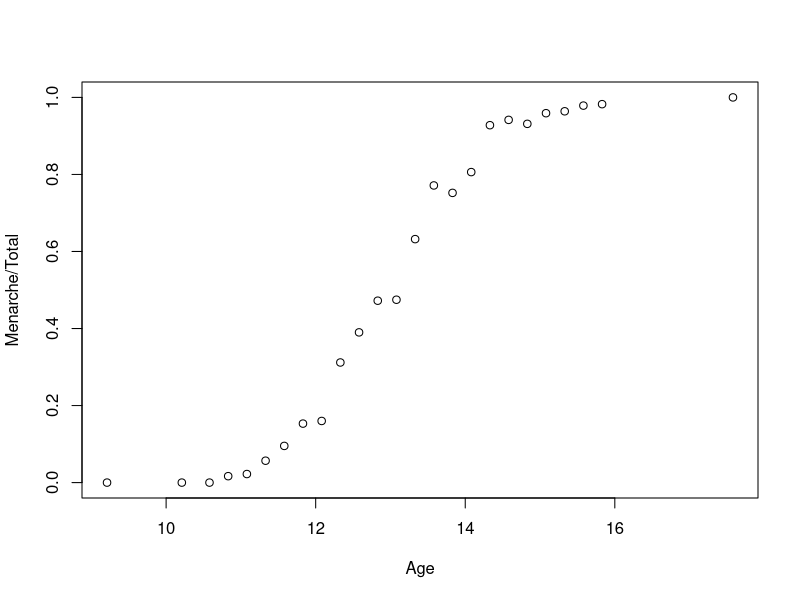
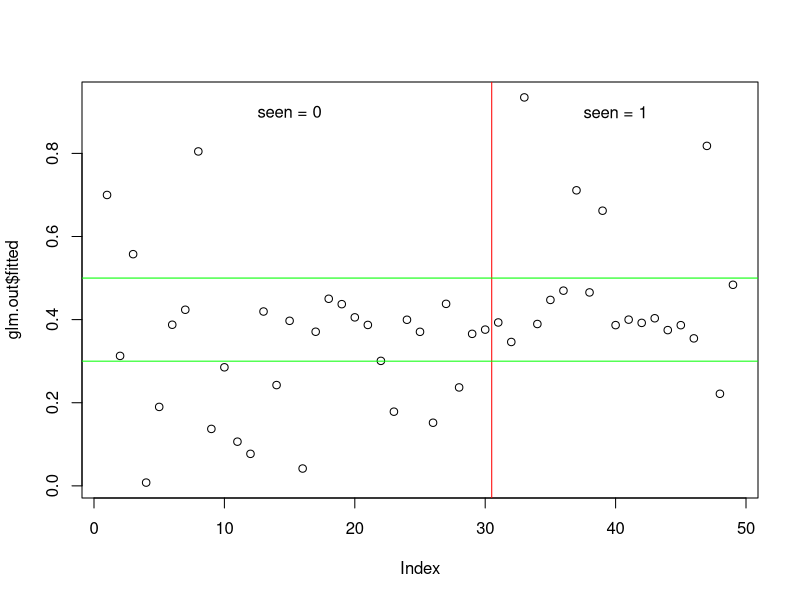

Write R code to recreate these figures, in order.
  library(MASS)
  data(menarche)
  str(menarche)
  summary(menarche)
  plot(Menarche/Total ~Age,data=menarche)
  glm.out <- glm(cbind(Menarche, Total-Menarche)~ Age, family=binomial(logit), data=menarche)
  summary(glm.out)
  gorilla = read.table(header=T, text="
seen   W   C CW
                       0 126  86 64
                       0 118  76 54
                       0  61  66 44
                       0  69  48 32
                       0  57  59 42
                       0  78  64 53
                       0 114  61 41
                       0  81  85 47
                       0  73  57 33
                       0  93  50 45
                       0 116  92 49
                       0 156  70 45
                       0  90  66 48
                       0 120  73 49
                       0  99  68 44
                       0 113 110 47
                       0 103  78 52
                       0 123  61 28
                       0  86  65 42
                       0  99  77 51
                       0 102  77 54
                       0 120  74 53
                       0 128 100 56
                       0 100  89 56
                       0  95  61 37
                       0  80  55 36
                       0  98  92 51
                       0 111  90 52
                       0 101  85 45
                       0 102  78 51
                       1 100  66 48
                       1 112  78 55
                       1  82  84 37
                       1  72  63 46
                       1  72  65 47
                       1  89  71 49
                       1 108  46 29
                       1  88  70 49
                       1 116  83 67
                       1 100  69 39
                       1  99  70 43
                       1  93  63 36
                       1 100  93 62
                       1 110  76 56
                       1 100  83 36
                       1 106  71 49
                       1 115 112 66
                       1 120  87 54
                       1  97  82 41
                       ")
  cor(gorilla)
  # or like this
  with(gorilla, tapply(W, seen, mean))
  with(gorilla, tapply(C, seen, mean))
  with(gorilla, tapply(CW, seen, mean))
  glm.out = glm(seen ~ W * C * CW, family=binomial(logit), data=gorilla)
  summary(glm.out)
  anova(glm.out, test="Chisq")
  1 - pchisq(8.157, df=7)
  
  plot(glm.out$fitted)
  abline(v=30.5,col="red")
  abline(h=.3,col="green")
  abline(h=.5,col="green")
  text(15,.9,"seen = 0")
  text(40,.9,"seen = 1")
  